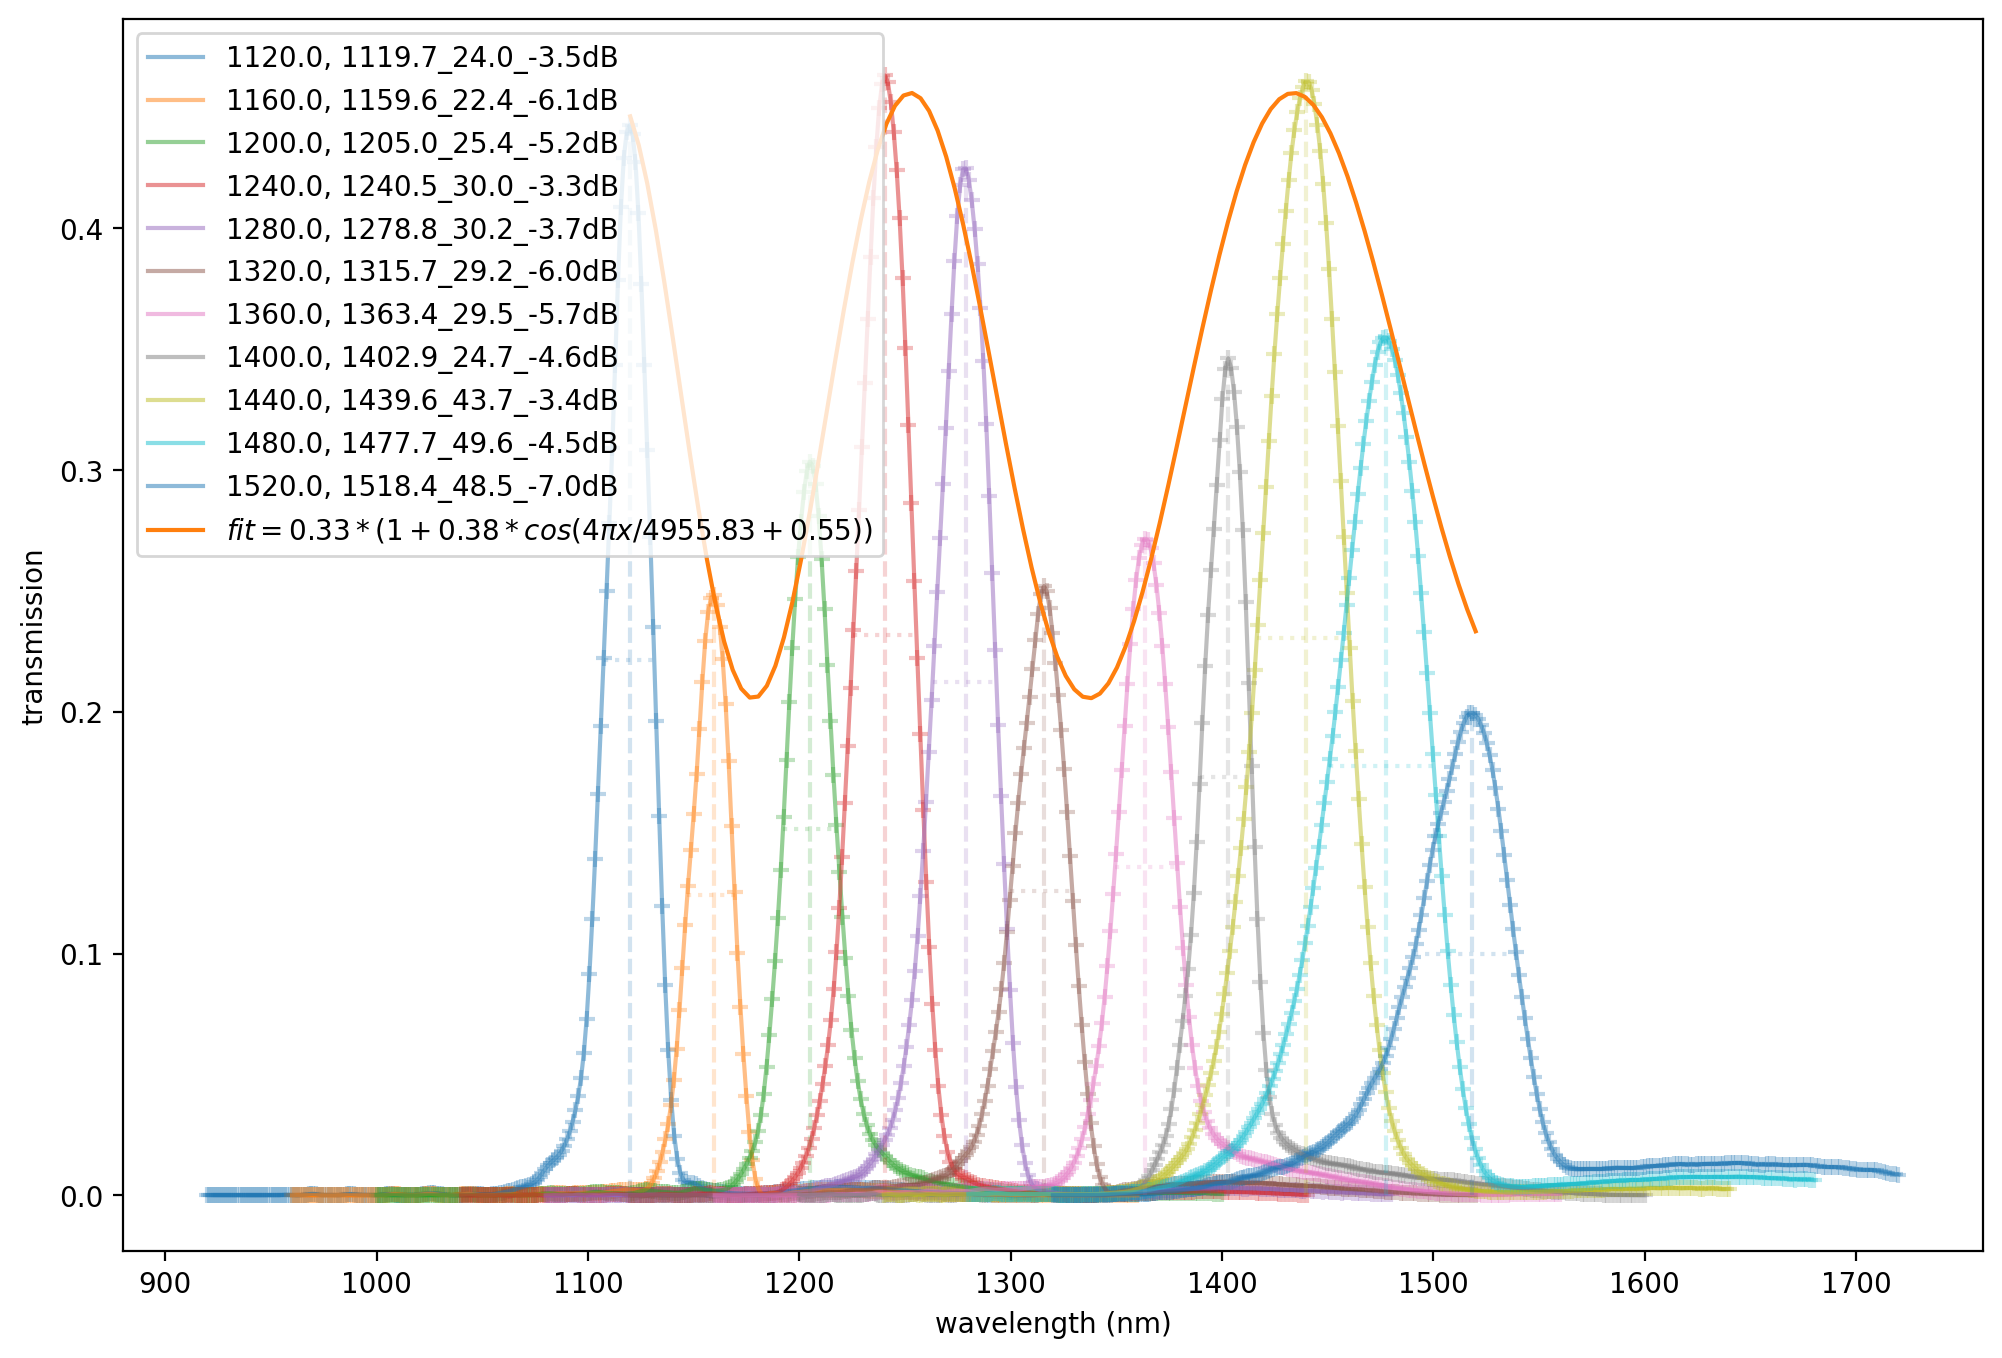

This figure's Python source:
import matplotlib.pyplot as plt
import numpy as np
import os
import sys

sys.path.append("../..")
from lib.gaussian.gaussian_fit_1d import arb_fit_1d

if __name__ == "__main__":
    fig, ax = plt.subplots(figsize=(12, 8))
    uuidList = [
        "e72f",
        "5777",
        "f755",
        "e46f",
        "739f",
        "ba7e",
        "b60e",
        "6ade",
        "0694",
        "df22",
        "61f2",
        # "070f",
    ]
    lambdaList = [
        1120,
        1160,
        1200,
        1240,
        1280,
        1320,
        1360,
        1400,
        1440,
        1480,
        1520,
        # 1560,
    ]
    ampList = []
    x0List = []
    for uuid, lambda_0 in zip(uuidList, lambdaList):
        dataName = "{:s}_{:.1f}_bw=20.0_transmission.txt".format(uuid, lambda_0)
        data = np.loadtxt(dataName)
        amp, x0, _, _ = arb_fit_1d(
            ax, data[:, 0] * 1e3, data[:, 1], "{:.1f}".format(lambda_0)
        )
        ampList.append(amp)
        x0List.append(x0)

    # print(ampList)

    # fit amp-x0 using amp = A*sin(ax+b)+B
    def f(x, A, g, d, b):
        return A * (1 + g * np.cos(4 * np.pi * d / x + b))

    from scipy.optimize import curve_fit

    popt, pcov = curve_fit(
        f,
        x0List,
        ampList,
        p0=[0.33, 0.38, 4900, 0],
        bounds=([0, 0, 0, -2 * np.pi], [1, 1, 8000, 2 * np.pi]),
    )
    print(popt)
    # popt = [0.2, 1 / 500, 0, 0]
    x = np.linspace(1120, 1520, 100)
    ax.plot(
        x,
        f(x, *popt),
        label=r"$fit={:.2f}*(1+{:.2f}*cos(4 \pi x/{:.2f}+{:.2f}))$".format(*popt),
    )
    ax.set_xlabel("wavelength (nm)")
    ax.set_ylabel("transmission")
    ax.legend()
    #
    plt.savefig(
        "grating_sweep_packaged_compare_transmission.png", dpi=200, bbox_inches="tight"
    )
    plt.show()
